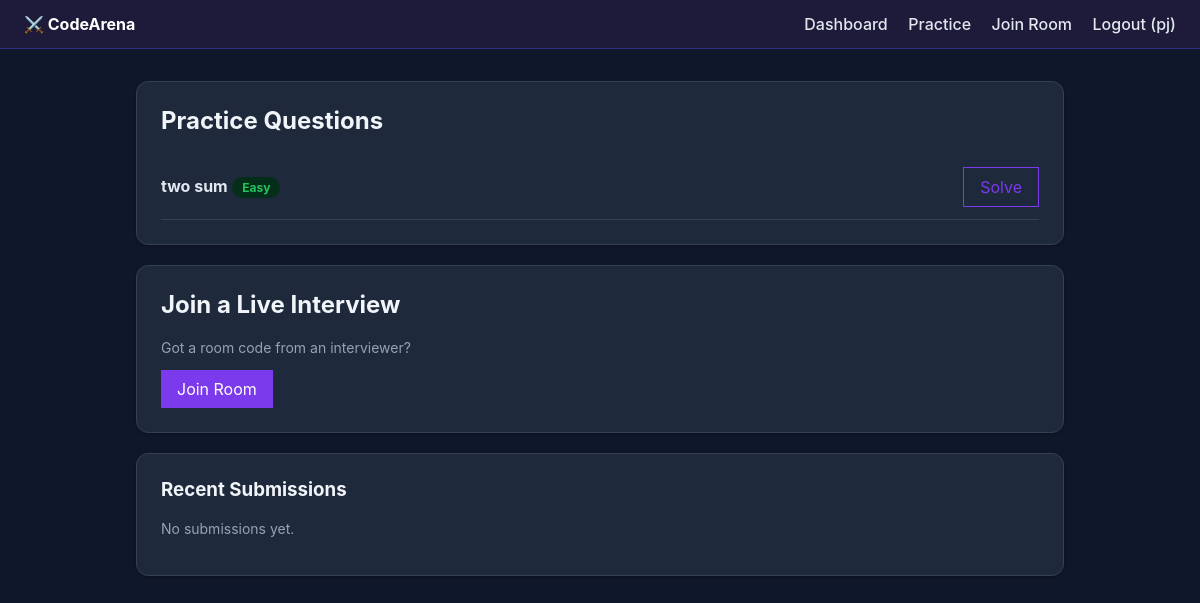
/ (signed in), run on an earlier commit of the app's database.
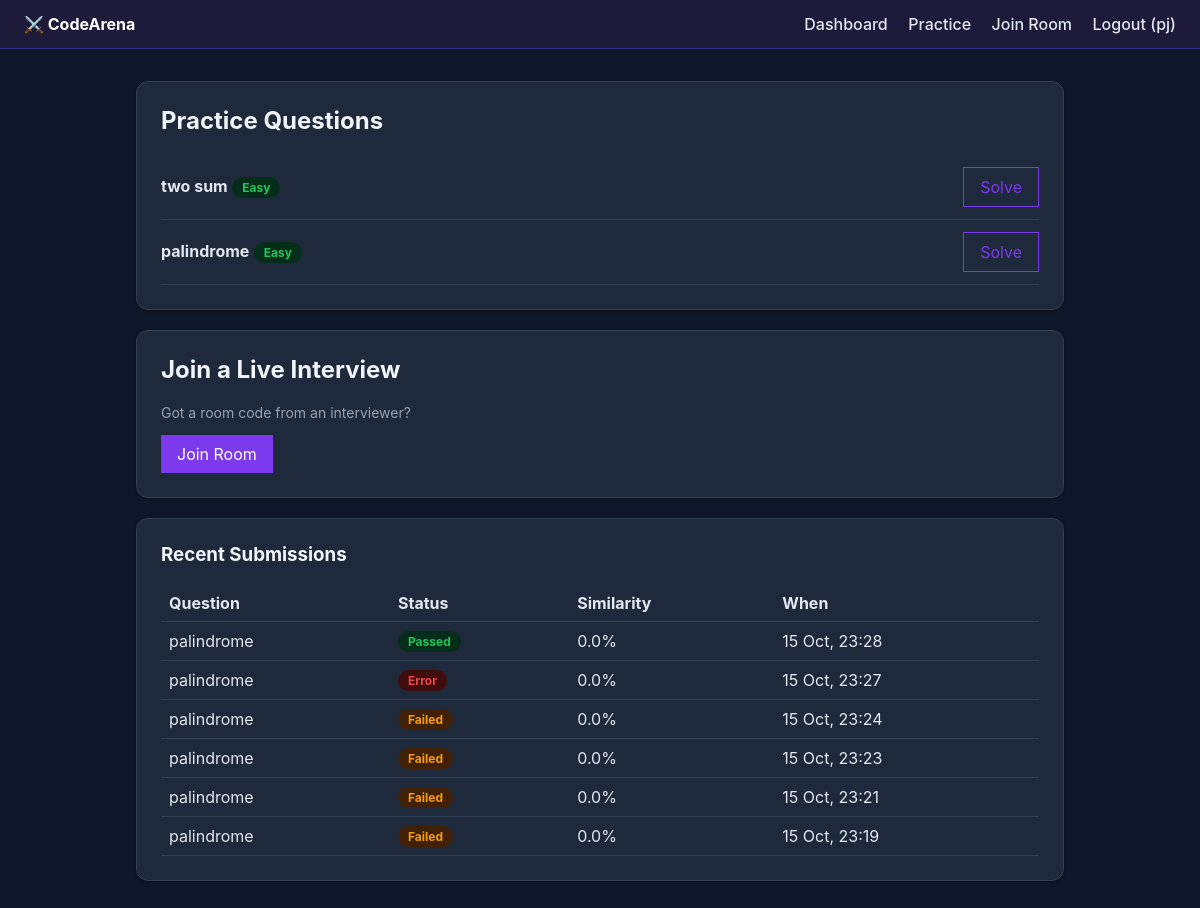
And on a later commit of the database.
### questions/models.py (models this page shows, shortened)
class Question(models.Model):
    DIFFICULTY_CHOICES = [
        ("easy", "Easy"),
        ("medium", "Medium"),
        ("hard", "Hard"),
    ]
    title = models.CharField(max_length=100)
    description = models.TextField()
    difficulty = models.CharField(max_length=20, choices=DIFFICULTY_CHOICES, default="easy")
    starter_code = models.TextField(blank=True, default="# Write your solution below\n")
    sample_input = models.TextField(blank=True, help_text="Fed to the program via stdin")
    sample_output = models.TextField(
        blank=True, help_text="Expected stdout (compared after trimming whitespace)"
    )

### submissions/models.py (models this page shows, shortened)
class Submission(models.Model):
    STATUS_CHOICES = [
        ("Pending", "Pending"),
        ("Passed", "Passed"),
        ("Failed", "Failed"),
        ("Error", "Error"),
    ]
    user = models.ForeignKey(settings.AUTH_USER_MODEL, related_name="submissions", on_delete=models.CASCADE)
    question = models.ForeignKey("questions.Question", related_name="submissions", on_delete=models.CASCADE)
    room = models.ForeignKey(
        "interviews.Room", null=True, blank=True, related_name="submissions", on_delete=models.SET_NULL
    )
    code = models.TextField()
    output = models.TextField(blank=True)
    status = models.CharField(max_length=20, choices=STATUS_CHOICES, default="Pending")
    similarity_score = models.FloatField(default=0.0)
    most_similar_user = models.CharField(max_length=150, blank=True)
    submitted_at = models.DateTimeField(auto_now_add=True)
    class Meta:
        ordering = ["-submitted_at"]

### accounts/views.py (the view)
# urls.py: path('', views.dashboard_view, name='dashboard'),
@login_required
def dashboard_view(request):
    if request.user.role == 'interviewer':
        rooms = Room.objects.filter(created_by=request.user)
        return render(request, 'accounts/dashboard_interviewer.html', {'rooms': rooms})
    else:
        questions = Question.objects.all()
        recent_submissions = Submission.objects.filter(user=request.user)[:10]
        return render(request, 'accounts/dashboard_student.html', {
            'questions': questions,
            'recent_submissions': recent_submissions,
        })

### accounts/templates/accounts/dashboard_student.html (shortened to what this page needs)
{% extends "base.html" %}
{% block content %}
<div class="card">
  <h2>Practice Questions</h2>
  {% for q in questions %}
    <div class="row">
      <div>
        <strong>{{ q.title }}</strong>
        <span class="badge {{ q.difficulty }}">{{ q.get_difficulty_display }}</span>
      </div>
      <a href="{% url 'practice' q.id %}" class="btn btn-outline">Solve</a>
    </div>
  {% empty %}
    <p class="muted">No questions yet.</p>
  {% endfor %}
</div>
<div class="card">
  <h2>Join a Live Interview</h2>
  <p class="muted">Got a room code from an interviewer?</p>
  <a href="{% url 'join_room' %}" class="btn">Join Room</a>
</div>
<div class="card">
  <h3>Recent Submissions</h3>
  {% if recent_submissions %}
    <table>
      <tr><th>Question</th><th>Status</th><th>Similarity</th><th>When</th></tr>
      {% for s in recent_submissions %}
      <tr>
        <td>{{ s.question.title }}</td>
        <td><span class="badge {{ s.status }}">{{ s.status }}</span></td>
        <td>{{ s.similarity_score }}%</td>
        <td>{{ s.submitted_at|date:"d M, H:i" }}</td>
      </tr>
      {% endfor %}
    </table>
  {% else %}
    <p class="muted">No submissions yet.</p>
  {% endif %}
</div>
{% endblock %}

What changed in the data, as far as the page shows it:
added Question: title "palindrome", difficulty "Easy"
added Submission: question "palindrome", status "Passed", similarity_score "0.0", submitted_at "15 Oct, 23:28"
added Submission: question "palindrome", status "Error", similarity_score "0.0", submitted_at "15 Oct, 23:27"
added Submission: question "palindrome", status "Failed", similarity_score "0.0", submitted_at "15 Oct, 23:24"
added Submission: question "palindrome", status "Failed", similarity_score "0.0", submitted_at "15 Oct, 23:23"
added Submission: question "palindrome", status "Failed", similarity_score "0.0", submitted_at "15 Oct, 23:21"
added Submission: question "palindrome", status "Failed", similarity_score "0.0", submitted_at "15 Oct, 23:19"
Also different on the page:
text no longer shown: "No submissions yet."
text now shown: "Question Status Similarity When"
